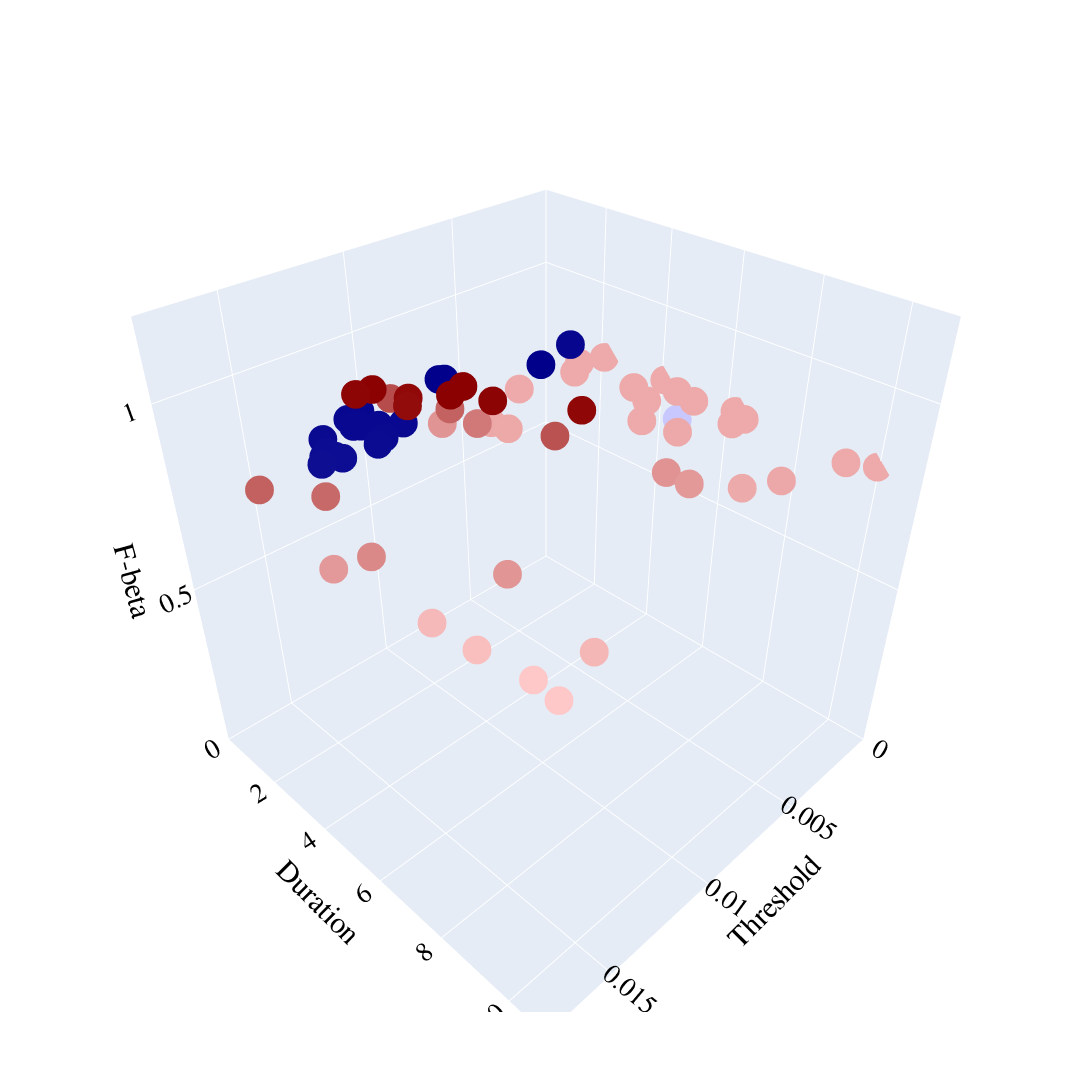

Notebook cell for this chart:
### Code cell
import plotly.graph_objects as go
import numpy as np

# Load the data
D = np.load('D.npy')

# Get the number of rows in D
num_D = D.shape[0]

# Define stage_virtual_num to determine the cutoff for red vs. blue
stage_virtual_num = 45  # Set your desired value for stage_virtual_num, ensure it's an integer

# -----------------------
# Customization variables:
# -----------------------
FONT_FAMILY = 'Times New Roman'    # Global font family
GLOBAL_FONT_SIZE = 18              # Global font size for texts
AXIS_TITLE_FONT_SIZE = 30          # Font size for axis titles
TICK_FONT_SIZE = 18                # Font size for axis tick labels
MARKER_SIZE = 10                   # Marker size for scatter points (enlarged for better visibility)

# Color definitions for the red and blue color scales:
RED_LIGHT = 'rgb(255, 200, 200)'     # Light red
RED_DARK = 'rgb(139, 0, 0)'           # Dark red
BLUE_LIGHT = 'rgb(200, 200, 255)'     # Light blue
BLUE_DARK = 'rgb(0, 0, 139)'          # Dark blue

# -----------------------
# Split the data into parts
# -----------------------
thresholds = D[:, 0]
durations = D[:, 1]
F_beta = D[:, 2]

# Create a 3D scatter plot
fig = go.Figure()

# Define red color scale using the customization variables
red_colorscale = [
    [0.0, RED_LIGHT],
    [1.0, RED_DARK]
]

# Add red-colored points for the first stage_virtual_num data
fig.add_trace(go.Scatter3d(
    x=thresholds[:stage_virtual_num],      # x-axis data (first part)
    y=durations[:stage_virtual_num],         # y-axis data (first part)
    z=F_beta[:stage_virtual_num],            # z-axis data (first part)
    mode='markers',
    marker=dict(
        size=MARKER_SIZE,
        color=F_beta[:stage_virtual_num],    # color determined by F-beta values
        colorscale=red_colorscale,
        showscale=False                      # Cancel colorbar
    ),
    name='Virtual Environment Optimization',
    showlegend=False                         # Cancel legend
))

# Define blue color scale using the customization variables
blue_colorscale = [
    [0.0, BLUE_LIGHT],
    [1.0, BLUE_DARK]
]

# Add blue-colored points for the remaining data
fig.add_trace(go.Scatter3d(
    x=thresholds[stage_virtual_num:],      # x-axis data (second part)
    y=durations[stage_virtual_num:],         # y-axis data (second part)
    z=F_beta[stage_virtual_num:],            # z-axis data (second part)
    mode='markers',
    marker=dict(
        size=MARKER_SIZE,
        color=F_beta[stage_virtual_num:],    # color determined by F-beta values
        colorscale=blue_colorscale,
        showscale=False                      # Cancel colorbar
    ),
    name='Real World Optimization',
    showlegend=False                         # Cancel legend
))

# Set axis labels, fonts, axis limits, and ranges
fig.update_layout(
    scene=dict(
        xaxis=dict(
            title='Threshold',
            titlefont=dict(family=FONT_FAMILY, size=AXIS_TITLE_FONT_SIZE, color='black'),
            tickfont=dict(family=FONT_FAMILY, size=TICK_FONT_SIZE, color='black'),
            range=[0, 0.018]   # x-axis range
        ),
        yaxis=dict(
            title='Duration',
            titlefont=dict(family=FONT_FAMILY, size=AXIS_TITLE_FONT_SIZE, color='black'),
            tickfont=dict(family=FONT_FAMILY, size=TICK_FONT_SIZE, color='black'),
            range=[0, 11]     # y-axis range
        ),
        zaxis=dict(
            title='F-beta',
            titlefont=dict(family=FONT_FAMILY, size=AXIS_TITLE_FONT_SIZE, color='black'),
            tickfont=dict(family=FONT_FAMILY, size=TICK_FONT_SIZE, color='black'),
            range=[0.0, 1.2]  # z-axis range
        ),
        camera=dict(
            eye=dict(x=1.25, y=1.25, z=1.25),
            projection=dict(type="perspective")  # Use perspective projection
        )
    ),
    font=dict(family=FONT_FAMILY, size=GLOBAL_FONT_SIZE, color='black'),  # Global font settings
    autosize=False,
    width=1600,   # Figure width in pixels
    height=1600,  # Figure height in pixels
    showlegend=False  # Global setting to cancel legend
)

# Show the plot
fig.show()

### Figure 1 — Plotly figure (JSON) as saved in the notebook; plotly's stock layout.template omitted (floating-point values rounded to 4 significant figures)
{"data": [{"marker": {"color": [0.8025, 0.8025, 0.7543, 0.8059, 0.8392, 0.8025, 0.957, 0.9227, 0.8057, 0.8306, 1.078, 0.807, 0.9215, 0.7834, 0.8037, 1.079, 1.067, 1.07, 0.8025, 0.8025, 0.8399, 0.8025, 0.8025, 0.8025, 0.7543, 1.08, 1.074, 0.8317, 0.8025, 0.8083, 0.7791, 0.8025, 0.7704, 0.8594, 0.8025, 1.073, 0.8372, 0.884, 0.8025, 0.8033, 0.9469, 0.9095, 0.8025, 1.06, 0.8025], "colorscale": [[0, "rgb(255, 200, 200)"], [1, "rgb(139, 0, 0)"]], "showscale": false, "size": 10}, "mode": "markers", "name": "Virtual Environment Optimization", "showlegend": false, "type": "scatter3d", "x": [0.0003365, 0.002199, 0.01572, 0.007368, 0.009403, 0.0006845, 0.01156, 0.01754, 0.003195, 0.006199, 0.01368, 0.003375, 0.009972, 0.01406, 0.00462, 0.01226, 0.01308, 0.009944, 0.000799, 0.001219, 0.006358, 0.002041, 0.001541, 0.001454, 0.01581, 0.01162, 0.0115, 0.01737, 0.0001824, 0.007541, 0.01636, 0.0003424, 0.01615, 0.01653, 0.0006082, 0.01415, 0.014, 0.009329, 0.0006128, 0.00341, 0.009272, 0.01617, 0.0048, 0.01329, 0.0001728], "y": [2.261, 2.319, 9.298, 3.297, 2.517, 9.424, 2.49, 3.183, 6.067, 7.863, 3.733, 8.922, 3.231, 9.738, 8.493, 4.97, 4.334, 6.989, 5.354, 6.657, 7.336, 4.562, 3.891, 2.046, 9.953, 4.877, 5.624, 5.201, 4.158, 2.856, 7.156, 6.34, 8.183, 5.678, 4.759, 3.597, 7.575, 3.633, 6.722, 5.135, 5.901, 4.074, 2.016, 4.471, 9.994], "z": [0.8025, 0.8025, 0.7543, 0.8059, 0.8392, 0.8025, 0.957, 0.9227, 0.8057, 0.8306, 1.078, 0.807, 0.9215, 0.7834, 0.8037, 1.079, 1.067, 1.07, 0.8025, 0.8025, 0.8399, 0.8025, 0.8025, 0.8025, 0.7543, 1.08, 1.074, 0.8317, 0.8025, 0.8083, 0.7791, 0.8025, 0.7704, 0.8594, 0.8025, 1.073, 0.8372, 0.884, 0.8025, 0.8033, 0.9469, 0.9095, 0.8025, 1.06, 0.8025]}, {"marker": {"color": [1.023, 1.04, 1.019, 1.018, 1.021, 1.019, 1.026, 1.02, 0.7166, 1.03, 1.026, 1.021, 1.038, 1.029, 1.027, 1.031, 1.024, 1.029, 1.027, 1.038], "colorscale": [[0, "rgb(200, 200, 255)"], [1, "rgb(0, 0, 139)"]], "showscale": false, "size": 10}, "mode": "markers", "name": "Real World Optimization", "showlegend": false, "type": "scatter3d", "x": [0.01444, 0.007938, 0.01608, 0.0166, 0.01478, 0.01598, 0.01351, 0.01634, 0.000423, 0.005872, 0.01412, 0.01612, 0.01087, 0.01459, 0.01471, 0.01405, 0.01581, 0.01443, 0.01454, 0.01101], "y": [4.613, 4.691, 4.475, 4.526, 4.707, 4.625, 4.471, 4.358, 4.737, 4.305, 4.208, 4.266, 3.771, 3.652, 3.921, 3.586, 3.887, 3.708, 4.013, 3.713], "z": [1.023, 1.04, 1.019, 1.018, 1.021, 1.019, 1.026, 1.02, 0.7166, 1.03, 1.026, 1.021, 1.038, 1.029, 1.027, 1.031, 1.024, 1.029, 1.027, 1.038]}], "layout": {"autosize": false, "font": {"color": "black", "family": "Times New Roman", "size": 18}, "height": 1600, "scene": {"camera": {"eye": {"x": 1.25, "y": 1.25, "z": 1.25}, "projection": {"type": "perspective"}}, "xaxis": {"range": [0, 0.018], "tickfont": {"color": "black", "family": "Times New Roman", "size": 18}, "title": {"font": {"color": "black", "family": "Times New Roman", "size": 30}, "text": "Threshold"}}, "yaxis": {"range": [0, 11], "tickfont": {"color": "black", "family": "Times New Roman", "size": 18}, "title": {"font": {"color": "black", "family": "Times New Roman", "size": 30}, "text": "Duration"}}, "zaxis": {"range": [0, 1.2], "tickfont": {"color": "black", "family": "Times New Roman", "size": 18}, "title": {"font": {"color": "black", "family": "Times New Roman", "size": 30}, "text": "F-beta"}}}, "showlegend": false, "width": 1600}}
